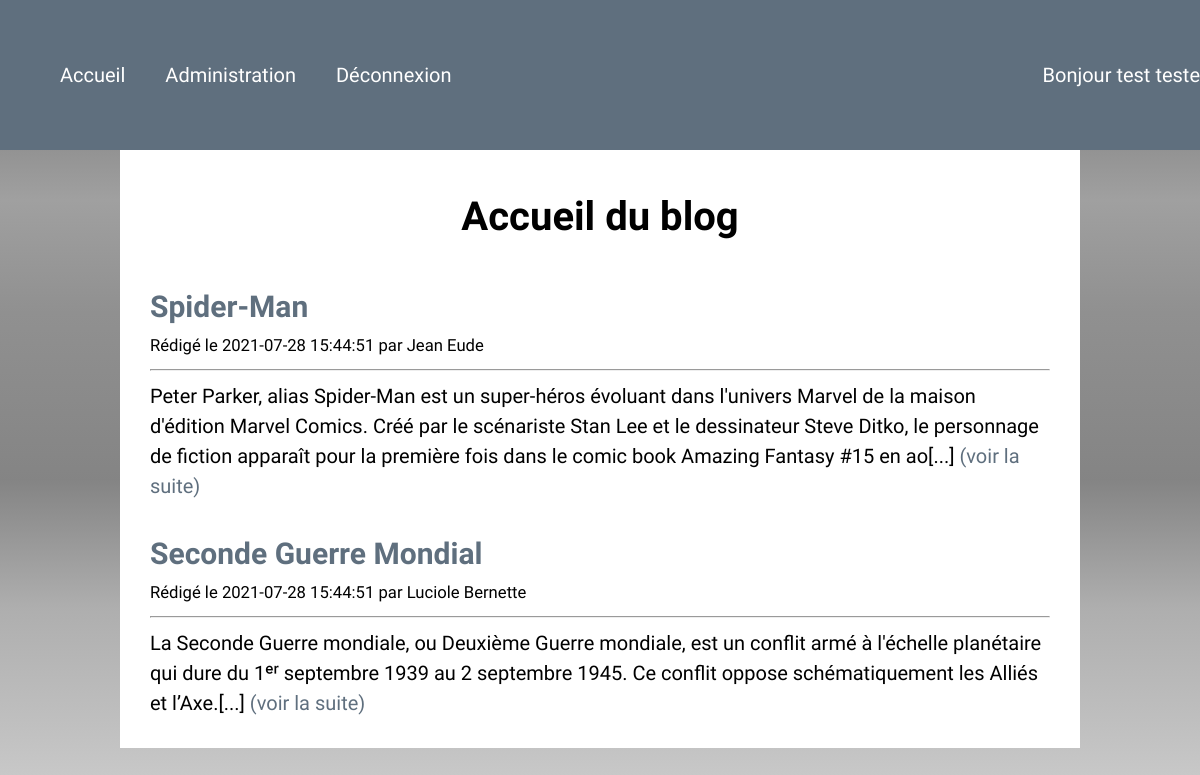
Screenshot of /index.php (signed in) with the database file from the repository.
### tables this page shows
CREATE TABLE `posts` (
  `id` int(11) NOT NULL,
  `title` varchar(100) NOT NULL,
  `content` text NOT NULL,
  `author_id` int(11) NOT NULL,
  `creation_date` datetime NOT NULL,
  `category_id` int(11) NOT NULL
);

CREATE TABLE `users` (
  `id` int(11) NOT NULL,
  `firstname` varchar(100) NOT NULL,
  `lastname` varchar(100) NOT NULL,
  `email` varchar(100) DEFAULT NULL,
  `password` varchar(60) DEFAULT NULL
);

### index.php (called while the page is built, shortened)
<?php
require 'models/post.php';
$db = getConnection();
$posts = getPosts($db);
require 'html/layout.phtml';

### models/post.php (called while the page is built, shortened)
<?php
function getPosts(PDO $connection): array
{
    $query = $connection->prepare('
        SELECT posts.id, title, content, posts.creation_date, firstname, lastname, name
        FROM posts
        INNER JOIN users ON users.id = posts.author_id
        INNER JOIN categories ON categories.id = posts.category_id
        ORDER BY creation_date DESC
    ');
    $query->execute();
    return $query->fetchAll();
}

### html/index.phtml (the view)
<h1 class="text-center">Accueil du blog</h1>
<ul class="post-list">
    <?php foreach ($posts as $post): ?>
        <li>
            <article class="post">
                <header>
                    <h2><a href="show_post.php?id=<?= $post['id'] ?>"><?= htmlspecialchars($post['title']) ?></a></h2>
                    <small>Rédigé le <?= $post['creation_date'] ?> par <?= $post['firstname'] ?> <?= $post['lastname'] ?></small>
                </header>
                <hr>
                <?= substr(htmlspecialchars($post['content']), 0, 300) ?>[...] <a href="show_post.php?id=<?= $post['id'] ?>">(voir la suite)</a>
            </article>
        </li>
    <?php endforeach ?>
</ul>

### css/main.css (style rules this page uses)
* { box-sizing: border-box; }
:root { --color-primary: #5f6f7e; --color-success: #28a745; --color-danger: #dc3545; }
html { font-size: 62.5%; }
body { font-family: 'Indie Flower', cursive; font-size: 2rem; line-height: 1.5; background: rgba(102,102,102,1); background: -moz-linear-gradient(top, rgba(102,102,102,1) 0%, rgba(120,120,120,0.91) 12%, rgba(138,138,138,0.81) 25%, rgba(97,97,97,0.7) 39%, rgba(59,59,59,0.6) 51%, rgba(23,23,23,0.53) 60%, rgba(59,59,59,0.41) 76%, rgba(38,38,38,0.29) 91%, rgba(23,23,23,0.22) 100%); background: -webkit-gradient(left top, left bottom, color-stop(0%, rgba(102,102,102,1)), color-stop(12%, rgba(120,120,120,0.91)), color-stop(25%, rgba(138,138,138,0.81)), color-stop(39%, rgba(97,97,97,0.7)), color-stop(51%, rgba(59,59,59,0.6)), color-stop(60%, rgba(23,23,23,0.53)), color-stop(76%, rgba(59,59,59,0.41)), color-stop(91%, rgba(38,38,38,0.29)), color-stop(100%, rgba(23,23,23,0.22))); background: -webkit-linear-gradient(top, rgba(102,102,102,1) 0%, rgba(120,120,120,0.91) 12%, rgba(138,138,138,0.81) 25%, rgba(97,97,97,0.7) 39%, rgba(59,59,59,0.6) 51%, rgba(23,23,23,0.53) 60%, rgba(59,59,59,0.41) 76%, rgba(38,38,38,0.29) 91%, rgba(23,23,23,0.22) 100%); background: -o-linear-gradient(top, rgba(102,102,102,1) 0%, rgba(120,120,120,0.91) 12%, rgba(138,138,138,0.81) 25%, rgba(97,97,97,0.7) 39%, rgba(59,59,59,0.6) 51%, rgba(23,23,23,0.53) 60%, rgba(59,59,59,0.41) 76%, rgba(38,38,38,0.29) 91%, rgba(23,23,23,0.22) 100%); background: -ms-linear-gradient(top, rgba(102,102,102,1) 0%, rgba(120,120,120,0.91) 12%, rgba(138,138,138,0.81) 25%, rgba(97,97,97,0.7) 39%, rgba(59,59,59,0.6) 51%, rgba(23,23,23,0.53) 60%, rgba(59,59,59,0.41) 76%, rgba(38,38,38,0.29) 91%, rgba(23,23,23,0.22) 100%); background: linear-gradient(to bottom, rgba(102,102,102,1) 0%, rgba(120,120,120,0.91) 12%, rgba(138,138,138,0.81) 25%, rgba(97,97,97,0.7) 39%, rgba(59,59,59,0.6) 51%, rgba(23,23,23,0.53) 60%, rgba(59,59,59,0.41) 76%, rgba(38,38,38,0.29) 91%, rgba(23,23,23,0.22) 100%); filter: progid:DXImageTransform.Microsoft.gradient( startColorstr='#666666', endColorstr='#171717', GradientType=0 ); background-repeat: no-repeat; margin: 0; min-height: 100vh; }
.text-center { text-align: center; }
a { color: var(--color-primary); text-decoration: none; transition: all 0.25s; }
.post-list { list-style: none; margin: 0; padding: 0; }
.post { padding: 0.5em; margin: 0.5em; }
.post h2 { margin: 0; }

### rows the page displays
posts: title "Spider-Man", creation_date "2021-07-28 15:44:51", author.firstname "Jean", author.lastname "Eude", content "Peter Parker, alias Spider-Man est un super-héros évoluant dans l'univers Marvel de la maison d'édition Marvel Comics. Créé par le scénariste Stan Lee et le dessinateur Steve Ditko, le personnage de fiction apparaît pour la première fois dans le comic book Amazing Fantasy #15 en ao"
posts: title "Seconde Guerre Mondial", creation_date "2021-07-28 15:44:51", author.firstname "Luciole", author.lastname "Bernette", content "La Seconde Guerre mondiale, ou Deuxième Guerre mondiale, est un conflit armé à l'échelle planétaire qui dure du 1ᵉʳ septembre 1939 au 2 septembre 1945. Ce conflit oppose schématiquement les Alliés et l’Axe."

### other values shown
$_SESSION['auth']['firstname'] "test"
$_SESSION['auth']['lastname'] "teste"
